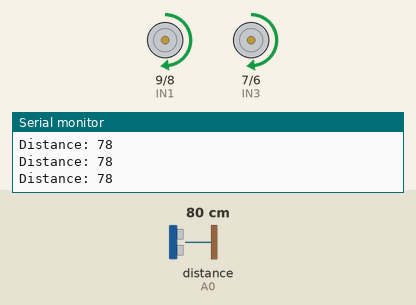
This sketch was run on a simulated Arduino Uno, built with avr-gcc and run on an emulated ATmega328P. Parts: motor-driver pin pairs drawn as motors (green arrow = first pin HIGH = forward, orange = second pin HIGH = backward, longer = more drive, scaled by the enable pin), the last lines printed to the serial monitor. Wiring (inferred from the names in the program): ultrasonic range finder: trigger A1; echo A0. Inputs (shaded band) come from the test bench; at power-on: distance to the obstacle (sensor on A0) 80 cm. The echo pulse lasts 58.3 µs per cm; random numbers use the default seed unless the sketch sets one.

Above: at 1.2 s.
1.3 s: distance to the obstacle (sensor on A0) set to 24 cm
2.8 s: distance to the obstacle (sensor on A0) set to 19 cm
At 3.2 s:
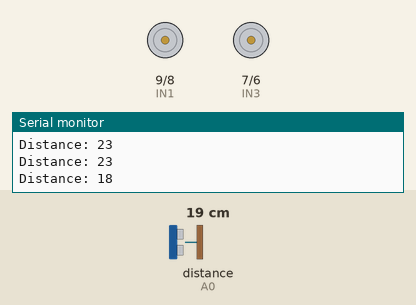
At 4.2 s:
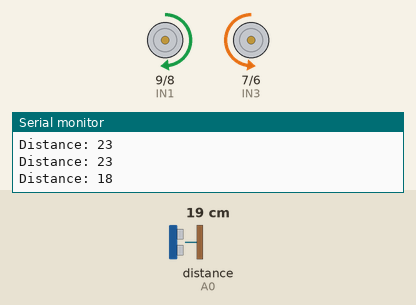
5.8 s: distance to the obstacle (sensor on A0) set to 250 cm
7.3 s: distance to the obstacle (sensor on A0) set to 2 cm
At 8.2 s:
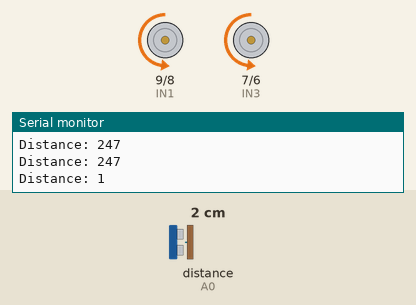
10.3 s: distance to the obstacle (sensor on A0) set to 35 cm
Timing chart, 0 to 12.8 s (numbered marks = the images above; inputs shaded):
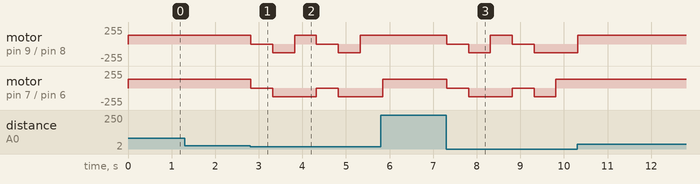

Measured:
- the behaviour switches between 22 and 21 cm on distance to the obstacle (sensor on A0) (found by bisection; images 0 and 1)
- after the input at 2.8 s, motor on pin 9 (IN1) / pin 8 (IN2): forward 130/255 → stopped at once, → backward 130/255 0.50 s later, → forward 130/255 0.50 s later, → stopped 0.50 s later, … (6 changes in this stretch); motor on pin 7 (IN3) / pin 6 (IN4): alternates backward 130/255 for 1.0 s and stopped for 0.50 s, starting at once

The sketch:

Obstacle_avoiding_robot.ino
```cpp
#define trig A1
#define echo A0

#define enA 10
#define IN1 9
#define IN2 8
#define IN3 7
#define IN4 6
#define enB 5

#define MAX_DISTANCE 20
#define speed 130

void setup() {
  pinMode(trig, OUTPUT);
  pinMode(echo, INPUT);
  pinMode(IN1, OUTPUT);
  pinMode(IN2, OUTPUT);
  pinMode(IN3, OUTPUT);
  pinMode(IN4, OUTPUT);
  pinMode(enA, OUTPUT);
  pinMode(enB, OUTPUT);
  Serial.begin(9600);
}

void loop() {
  long duration, distance;

  // Send ultrasonic pulse
  digitalWrite(trig, LOW);
  delayMicroseconds(2);
  digitalWrite(trig, HIGH);
  delayMicroseconds(10);
  digitalWrite(trig, LOW);

  // Receive echo pulse
  duration = pulseIn(echo, HIGH);

  // Calculate distance
  distance = duration * 0.034 / 2;

  // Print distance for debugging
  Serial.print("Distance: ");
  Serial.println(distance);

  // Check for obstacle within threshold distance
  if (distance <= MAX_DISTANCE) {
    // Obstacle detected, stop and move backward
    stopMotors();
    delay(500);
    moveBackward();
    delay(500);

    // Take a random turn (left or right)
    if (random(0, 2) == 0) {
      turnLeft();
    } else {
      turnRight();
    }
    delay(500);
  } else {
    // No obstacle, move forward
    moveForward();
  }
}

void moveForward() {
  digitalWrite(IN1, HIGH);
  digitalWrite(IN2, LOW);
  digitalWrite(IN3, HIGH);
  digitalWrite(IN4, LOW);
  analogWrite(enA, speed);
  analogWrite(enB, speed);
}

void stopMotors() {
  digitalWrite(IN1, LOW);
  digitalWrite(IN2, LOW);
  digitalWrite(IN3, LOW);
  digitalWrite(IN4, LOW);
}

void moveBackward() {
  digitalWrite(IN1, LOW);
  digitalWrite(IN2, HIGH);
  digitalWrite(IN3, LOW);
  digitalWrite(IN4, HIGH);
  analogWrite(enA, speed);
  analogWrite(enB, speed);
}

void turnLeft() {
  digitalWrite(IN1, LOW);
  digitalWrite(IN2, HIGH);
  digitalWrite(IN3, HIGH);
  digitalWrite(IN4, LOW);
  analogWrite(enA, speed);
  analogWrite(enB, speed);
}

void turnRight() {
  digitalWrite(IN1, HIGH);
  digitalWrite(IN2, LOW);
  digitalWrite(IN3, LOW);
  digitalWrite(IN4, HIGH);
  analogWrite(enA, speed);
  analogWrite(enB, speed);
}
```
